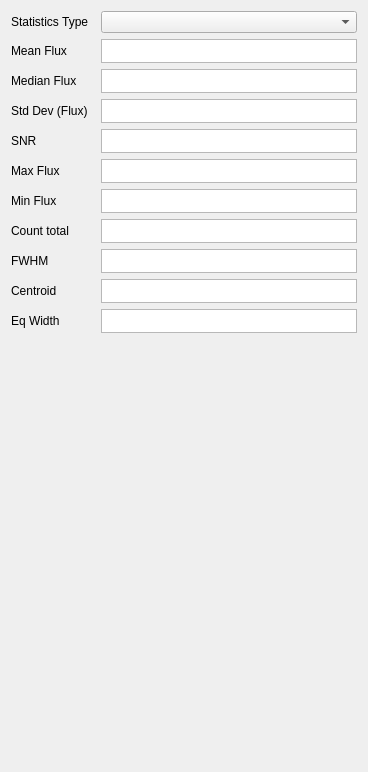
<?xml version="1.0" encoding="UTF-8"?>
<ui version="4.0">
 <class>Form</class>
 <widget class="QWidget" name="Form">
  <property name="geometry">
   <rect>
    <x>0</x>
    <y>0</y>
    <width>368</width>
    <height>772</height>
   </rect>
  </property>
  <property name="windowTitle">
   <string>Form</string>
  </property>
  <layout class="QGridLayout" name="gridLayout">
   <item row="4" column="0">
    <spacer name="verticalSpacer">
     <property name="orientation">
      <enum>Qt::Vertical</enum>
     </property>
     <property name="sizeHint" stdset="0">
      <size>
       <width>20</width>
       <height>40</height>
      </size>
     </property>
    </spacer>
   </item>
   <item row="2" column="0">
    <layout class="QGridLayout" name="gridLayout_2">
     <item row="7" column="0">
      <widget class="QLabel" name="count_total_label">
       <property name="toolTip">
        <string>specutils.analysis.flux.line_flux</string>
       </property>
       <property name="text">
        <string>Count total</string>
       </property>
      </widget>
     </item>
     <item row="1" column="0">
      <widget class="QLabel" name="mean_label">
       <property name="toolTip">
        <string>astropy.units.quantity.Quantity.mean</string>
       </property>
       <property name="text">
        <string>Mean Flux</string>
       </property>
      </widget>
     </item>
     <item row="6" column="1">
      <widget class="QPlainTextEdit" name="min_val_text_edit">
       <property name="sizePolicy">
        <sizepolicy hsizetype="Preferred" vsizetype="Fixed">
         <horstretch>0</horstretch>
         <verstretch>0</verstretch>
        </sizepolicy>
       </property>
       <property name="maximumSize">
        <size>
         <width>16777215</width>
         <height>24</height>
        </size>
       </property>
       <property name="verticalScrollBarPolicy">
        <enum>Qt::ScrollBarAlwaysOff</enum>
       </property>
       <property name="horizontalScrollBarPolicy">
        <enum>Qt::ScrollBarAlwaysOff</enum>
       </property>
       <property name="lineWrapMode">
        <enum>QPlainTextEdit::NoWrap</enum>
       </property>
       <property name="textInteractionFlags">
        <set>Qt::TextSelectableByKeyboard|Qt::TextSelectableByMouse</set>
       </property>
      </widget>
     </item>
     <item row="3" column="1">
      <widget class="QPlainTextEdit" name="std_dev_text_edit">
       <property name="sizePolicy">
        <sizepolicy hsizetype="Preferred" vsizetype="Fixed">
         <horstretch>0</horstretch>
         <verstretch>0</verstretch>
        </sizepolicy>
       </property>
       <property name="maximumSize">
        <size>
         <width>16777215</width>
         <height>24</height>
        </size>
       </property>
       <property name="verticalScrollBarPolicy">
        <enum>Qt::ScrollBarAlwaysOff</enum>
       </property>
       <property name="horizontalScrollBarPolicy">
        <enum>Qt::ScrollBarAlwaysOff</enum>
       </property>
       <property name="lineWrapMode">
        <enum>QPlainTextEdit::NoWrap</enum>
       </property>
       <property name="textInteractionFlags">
        <set>Qt::TextSelectableByKeyboard|Qt::TextSelectableByMouse</set>
       </property>
      </widget>
     </item>
     <item row="5" column="1">
      <widget class="QPlainTextEdit" name="max_val_text_edit">
       <property name="sizePolicy">
        <sizepolicy hsizetype="Preferred" vsizetype="Fixed">
         <horstretch>0</horstretch>
         <verstretch>0</verstretch>
        </sizepolicy>
       </property>
       <property name="maximumSize">
        <size>
         <width>16777215</width>
         <height>24</height>
        </size>
       </property>
       <property name="verticalScrollBarPolicy">
        <enum>Qt::ScrollBarAlwaysOff</enum>
       </property>
       <property name="horizontalScrollBarPolicy">
        <enum>Qt::ScrollBarAlwaysOff</enum>
       </property>
       <property name="lineWrapMode">
        <enum>QPlainTextEdit::NoWrap</enum>
       </property>
       <property name="textInteractionFlags">
        <set>Qt::TextSelectableByKeyboard|Qt::TextSelectableByMouse</set>
       </property>
      </widget>
     </item>
     <item row="7" column="1">
      <widget class="QPlainTextEdit" name="count_total_text_edit">
       <property name="sizePolicy">
        <sizepolicy hsizetype="Preferred" vsizetype="Fixed">
         <horstretch>0</horstretch>
         <verstretch>0</verstretch>
        </sizepolicy>
       </property>
       <property name="maximumSize">
        <size>
         <width>16777215</width>
         <height>24</height>
        </size>
       </property>
       <property name="verticalScrollBarPolicy">
        <enum>Qt::ScrollBarAlwaysOff</enum>
       </property>
       <property name="horizontalScrollBarPolicy">
        <enum>Qt::ScrollBarAlwaysOff</enum>
       </property>
       <property name="lineWrapMode">
        <enum>QPlainTextEdit::NoWrap</enum>
       </property>
       <property name="textInteractionFlags">
        <set>Qt::TextSelectableByKeyboard|Qt::TextSelectableByMouse</set>
       </property>
      </widget>
     </item>
     <item row="8" column="1">
      <widget class="QPlainTextEdit" name="fwhm_text_edit">
       <property name="sizePolicy">
        <sizepolicy hsizetype="Preferred" vsizetype="Fixed">
         <horstretch>0</horstretch>
         <verstretch>0</verstretch>
        </sizepolicy>
       </property>
       <property name="maximumSize">
        <size>
         <width>16777215</width>
         <height>24</height>
        </size>
       </property>
       <property name="verticalScrollBarPolicy">
        <enum>Qt::ScrollBarAlwaysOff</enum>
       </property>
       <property name="horizontalScrollBarPolicy">
        <enum>Qt::ScrollBarAlwaysOff</enum>
       </property>
       <property name="lineWrapMode">
        <enum>QPlainTextEdit::NoWrap</enum>
       </property>
       <property name="textInteractionFlags">
        <set>Qt::TextSelectableByKeyboard|Qt::TextSelectableByMouse</set>
       </property>
      </widget>
     </item>
     <item row="10" column="1">
      <widget class="QPlainTextEdit" name="eqwidth_text_edit">
       <property name="sizePolicy">
        <sizepolicy hsizetype="Preferred" vsizetype="Fixed">
         <horstretch>0</horstretch>
         <verstretch>0</verstretch>
        </sizepolicy>
       </property>
       <property name="maximumSize">
        <size>
         <width>16777215</width>
         <height>24</height>
        </size>
       </property>
       <property name="verticalScrollBarPolicy">
        <enum>Qt::ScrollBarAlwaysOff</enum>
       </property>
       <property name="horizontalScrollBarPolicy">
        <enum>Qt::ScrollBarAlwaysOff</enum>
       </property>
       <property name="lineWrapMode">
        <enum>QPlainTextEdit::NoWrap</enum>
       </property>
       <property name="textInteractionFlags">
        <set>Qt::TextSelectableByKeyboard|Qt::TextSelectableByMouse</set>
       </property>
      </widget>
     </item>
     <item row="2" column="1">
      <widget class="QPlainTextEdit" name="median_text_edit">
       <property name="sizePolicy">
        <sizepolicy hsizetype="Preferred" vsizetype="Fixed">
         <horstretch>0</horstretch>
         <verstretch>0</verstretch>
        </sizepolicy>
       </property>
       <property name="maximumSize">
        <size>
         <width>16777215</width>
         <height>24</height>
        </size>
       </property>
       <property name="verticalScrollBarPolicy">
        <enum>Qt::ScrollBarAlwaysOff</enum>
       </property>
       <property name="horizontalScrollBarPolicy">
        <enum>Qt::ScrollBarAlwaysOff</enum>
       </property>
       <property name="lineWrapMode">
        <enum>QPlainTextEdit::NoWrap</enum>
       </property>
       <property name="textInteractionFlags">
        <set>Qt::TextSelectableByKeyboard|Qt::TextSelectableByMouse</set>
       </property>
      </widget>
     </item>
     <item row="0" column="1">
      <widget class="QComboBox" name="comboBox"/>
     </item>
     <item row="1" column="1">
      <widget class="QPlainTextEdit" name="mean_text_edit">
       <property name="sizePolicy">
        <sizepolicy hsizetype="Preferred" vsizetype="Fixed">
         <horstretch>0</horstretch>
         <verstretch>0</verstretch>
        </sizepolicy>
       </property>
       <property name="maximumSize">
        <size>
         <width>16777215</width>
         <height>24</height>
        </size>
       </property>
       <property name="verticalScrollBarPolicy">
        <enum>Qt::ScrollBarAlwaysOff</enum>
       </property>
       <property name="horizontalScrollBarPolicy">
        <enum>Qt::ScrollBarAlwaysOff</enum>
       </property>
       <property name="lineWrapMode">
        <enum>QPlainTextEdit::NoWrap</enum>
       </property>
       <property name="textInteractionFlags">
        <set>Qt::TextSelectableByKeyboard|Qt::TextSelectableByMouse</set>
       </property>
      </widget>
     </item>
     <item row="8" column="0">
      <widget class="QLabel" name="fwhm_label">
       <property name="toolTip">
        <string>specutils.analysis.width.fwhm</string>
       </property>
       <property name="text">
        <string>FWHM</string>
       </property>
      </widget>
     </item>
     <item row="2" column="0">
      <widget class="QLabel" name="median_label">
       <property name="toolTip">
        <string>numpy.median</string>
       </property>
       <property name="text">
        <string>Median Flux</string>
       </property>
      </widget>
     </item>
     <item row="4" column="1">
      <widget class="QPlainTextEdit" name="snr_text_edit">
       <property name="sizePolicy">
        <sizepolicy hsizetype="Preferred" vsizetype="Fixed">
         <horstretch>0</horstretch>
         <verstretch>0</verstretch>
        </sizepolicy>
       </property>
       <property name="maximumSize">
        <size>
         <width>16777215</width>
         <height>24</height>
        </size>
       </property>
       <property name="verticalScrollBarPolicy">
        <enum>Qt::ScrollBarAlwaysOff</enum>
       </property>
       <property name="horizontalScrollBarPolicy">
        <enum>Qt::ScrollBarAlwaysOff</enum>
       </property>
       <property name="lineWrapMode">
        <enum>QPlainTextEdit::NoWrap</enum>
       </property>
       <property name="textInteractionFlags">
        <set>Qt::TextSelectableByKeyboard|Qt::TextSelectableByMouse</set>
       </property>
      </widget>
     </item>
     <item row="4" column="0">
      <widget class="QLabel" name="snr_label">
       <property name="toolTip">
        <string>specutils.analysis.uncertainty.snr</string>
       </property>
       <property name="text">
        <string>SNR</string>
       </property>
      </widget>
     </item>
     <item row="9" column="0">
      <widget class="QLabel" name="centroid_label">
       <property name="toolTip">
        <string>specutils.analysis.location.centroid</string>
       </property>
       <property name="text">
        <string>Centroid</string>
       </property>
      </widget>
     </item>
     <item row="10" column="0">
      <widget class="QLabel" name="eqwidth_label">
       <property name="toolTip">
        <string>specutils.analysis.flux.equivalent_width</string>
       </property>
       <property name="text">
        <string>Eq Width</string>
       </property>
      </widget>
     </item>
     <item row="5" column="0">
      <widget class="QLabel" name="max_val_label">
       <property name="toolTip">
        <string>astropy.units.quantity.Quantity.max</string>
       </property>
       <property name="text">
        <string>Max Flux</string>
       </property>
      </widget>
     </item>
     <item row="0" column="0">
      <widget class="QLabel" name="label">
       <property name="text">
        <string>Statistics Type</string>
       </property>
      </widget>
     </item>
     <item row="6" column="0">
      <widget class="QLabel" name="min_val_label">
       <property name="toolTip">
        <string>astropy.units.quantity.Quantity.min</string>
       </property>
       <property name="text">
        <string>Min Flux</string>
       </property>
      </widget>
     </item>
     <item row="3" column="0">
      <widget class="QLabel" name="std_dev_label">
       <property name="toolTip">
        <string>astropy.units.quantity.Quantity.std</string>
       </property>
       <property name="text">
        <string>Std Dev (Flux)</string>
       </property>
      </widget>
     </item>
     <item row="9" column="1">
      <widget class="QPlainTextEdit" name="centroid_text_edit">
       <property name="sizePolicy">
        <sizepolicy hsizetype="Preferred" vsizetype="Fixed">
         <horstretch>0</horstretch>
         <verstretch>0</verstretch>
        </sizepolicy>
       </property>
       <property name="maximumSize">
        <size>
         <width>16777215</width>
         <height>24</height>
        </size>
       </property>
       <property name="verticalScrollBarPolicy">
        <enum>Qt::ScrollBarAlwaysOff</enum>
       </property>
       <property name="horizontalScrollBarPolicy">
        <enum>Qt::ScrollBarAlwaysOff</enum>
       </property>
       <property name="lineWrapMode">
        <enum>QPlainTextEdit::NoWrap</enum>
       </property>
       <property name="textInteractionFlags">
        <set>Qt::TextSelectableByKeyboard|Qt::TextSelectableByMouse</set>
       </property>
      </widget>
     </item>
     <item row="11" column="0" colspan="2">
      <widget class="QPlainTextEdit" name="status_display">
       <property name="minimumSize">
        <size>
         <width>230</width>
         <height>192</height>
        </size>
       </property>
       <property name="maximumSize">
        <size>
         <width>16777215</width>
         <height>192</height>
        </size>
       </property>
       <property name="styleSheet">
        <string notr="true">background-color: rgba(255, 255, 255, 0);</string>
       </property>
       <property name="frameShape">
        <enum>QFrame::NoFrame</enum>
       </property>
       <property name="readOnly">
        <bool>true</bool>
       </property>
      </widget>
     </item>
    </layout>
   </item>
  </layout>
 </widget>
 <resources/>
 <connections/>
</ui>
